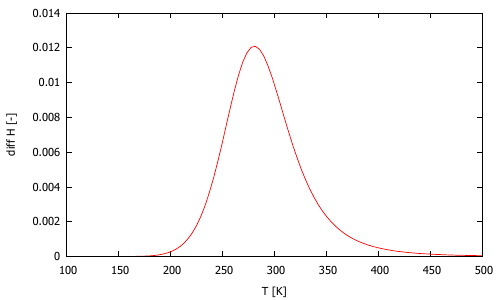

The gnuplot source for this figure:
# This is a GNUPLOT script
#
reset
set autoscale                          # scale axes automatically
unset log                              # remove any log-scaling
unset label                            # remove any previous labels
set xtic auto                          # set xtics automatically
set ytic auto                          # set ytics automatically

# Set terminal type
set terminal pdfcairo
set output "ntc_sensitivity_H.pdf"

### Calculate mean to set some gnuplot internals
#mean(x)= m
#fit mean(x) 'GegevensBetatherm10K3A542I.dat' using 3:4 via m 
#SST = FIT_WSSR/(FIT_NDF+1)

# Do a fit using a power function:
lnA = 0.1
B = 5000.0
straightline(x) = B*x + lnA
fit straightline(x) "GegevensBetatherm10K3A542I.dat" using 3:4 via B, lnA
A = exp(lnA)
Ropt = 16218.0

### Caculcate some ...
#SSE=FIT_WSSR/(FIT_NDF)
#SSR=SST-SSE
#R2=SSR/SST

# Diff of H
H_diff(x) = (Ropt*A*B*exp(B/x))/((A*exp(B/x)+Ropt)**2*(x*x))

# Do the plot
#set xrange [233:391]
set xrange [100:500]
set xlabel "T [K]" # offset 0,-1
set ylabel "diff H [K^-^1]" # offset -1
plot H_diff(x) title "" lc "red" with lines

maxdiff = 0;
maxtemp = 0;
do for [t=10000:50000] {
	diff = H_diff(t/100.0)
	if (diff > maxdiff) {
		maxdiff = diff
		maxtemp = t/100.0
	}
}

set print "-"
print maxtemp
print maxdiff

# Create LaTeX file with parameters
set decimalsign locale
set print "ntc_sensitivity_H.tex"
print "% H fitting parameters maximum devirate"
print sprintf("\\newcommand{\\ntcsensitivityhmaxdiff}{%f}", maxdiff)
print sprintf("\\newcommand{\\ntcsensitivityhmaxtemp}{%.2f}", maxtemp)

set output
